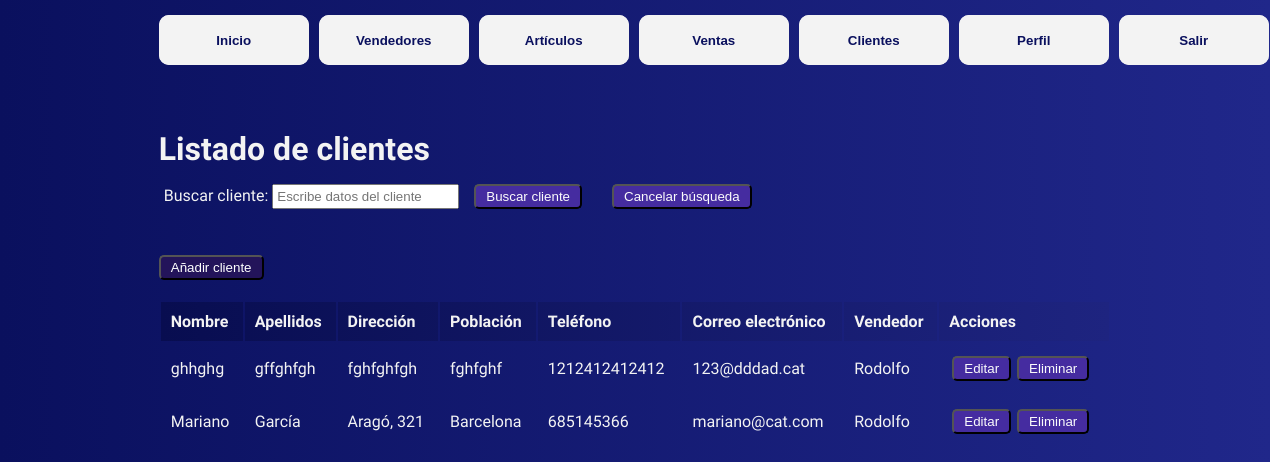
The app's page /clientes/ (signed in) with its own data.
### gestordeventas/models.py (models this page shows, shortened)
class Clientes(models.Model):
    nombre = models.CharField(max_length=20)
    apellidos = models.CharField(max_length=20)
    direccion = models.CharField(max_length=50)
    poblacion = models.CharField(max_length=20)
    telefono = models.CharField(max_length=20)
    correo = models.EmailField(null=True, blank=True)
    vendedor = models.ForeignKey(Vendedores, on_delete=models.SET_NULL, null=True)

class Vendedores(models.Model):
    nombre = models.CharField(max_length=20)
    correo = models.EmailField(null=True, blank=True)

### gestordeventas/views.py (the view, shortened to what this page needs)
# urls.py: path('clientes/', views.clientes, name='clientes'),
@login_required
def clientes(request):
    title = "Listado de clientes"
    form = BuscarCliente(request.GET or None)
    cliente = Clientes.objects.all().order_by('-id')
    return render(request, 'clientes/clientes.html', {
        'clientes': cliente,
        'form': form,
        'title': title
    })

### gestordeventas/forms.py
class BuscarCliente(forms.Form):
    cliente = forms.CharField(label="Buscar cliente", max_length=100, required=False, widget=forms.TextInput(attrs={'class': 'campo-busqueda', 'placeholder': 'Escribe datos del cliente'}) )

### gestordeventas/templates/Clientes/clientes.html (shortened to what this page needs)
{% extends 'layouts/base.html' %}
{% load static %}
{% block content %}
<div class="container fade-in">
    <h1>{{title}}</h1>
<div class="buscador">
    <form method="GET" action="">
        {{ form }}
        <button type="submit" class="boton-buscar">Buscar cliente</button>
        <button type="button" onclick="window.location.href='{% url 'clientes' %}'" class="boton-cancelar-busqueda">Cancelar búsqueda</button>
    </form>
</div>
<button type="button" onclick="window.location.href='{% url 'nuevo_cliente' %}'" class="boton-anadir">Añadir cliente</button>
<table class="tabla-detalles">
    <thead>
        <tr>
            <th>Nombre</th>
            <th>Apellidos</th>
            <th>Dirección</th>
            <th>Población</th>
            <th>Teléfono</th>
            <th>Correo electrónico</th>
            <th>Vendedor</th>
            <th>Acciones</th>
        </tr>
    </thead>
    <tbody>
        {% for cliente in clientes %}
        <tr>
            <td>{{ cliente.nombre }}</td>
            <td>{{ cliente.apellidos }}</td>
            <td>{{ cliente.direccion }}</td>
            <td>{{ cliente.poblacion }}</td>
            <td>{{ cliente.telefono }}</td>
            <td>{{ cliente.correo }}</td>
            <td>{{ cliente.vendedor.nombre }}</td>
            <td id="acciones">
                <form method="POST" action="{% url 'editar_cliente' cliente.id %}">
                    <button   button type="submit" name="editar" value="true" class="eliminar-editar"> Editar</button>
                </form>
                <form method="POST" action="{% url 'eliminar_cliente' cliente.id %}">
                    <button type="submit" name="eliminar" value="true" class="eliminar-editar" onclick="return confirm('¿Estás seguro que deseas eliminar?')"> Eliminar</button>
                </form>
            </td>
        </tr>
        {% endfor %}
    </tbody>
</table>
</div>
{% endblock %}

### gestordeventas/static/styles/main.css (style rules this page uses)
:root { --color-fondo-primario: #0a105e; --color-fondo-secundario: #20278a; --color-blanco: #f3f3f3; --botones-hover: #301b7a; --btns-tablas: #452ca0; --btn-anadir: #23145a; }
* { margin: 0; padding: 0; }
body { flex-direction: column; align-items: center; margin: auto; background: linear-gradient(to right, var(--color-fondo-primario), var(--color-fondo-secundario)); font-family: "Sarabun", sans-serif; color: var(--color-blanco); height: 100vh; width: 75vw; }
.fade-in { opacity: 0; animation: fadeIn 1.5s forwards; }
.container { margin-top: 50px; display: flex; flex-direction: column; height: 100%; width: 100%; }
.buscador { display: flex; margin: 10px 0; }
.buscador > form { display: flex; width: 100%; flex-direction: row; align-items: center; padding: 5px; }
.campo-busqueda { padding: 3px; }
.buscador .boton-buscar { justify-content: start; margin: 1px 15px; padding: 3px 10px; border-radius: 5px; align-self:flex-end; color: rgb(252, 252, 252); background-color: var(--btns-tablas); cursor: pointer; }
.buscador .boton-cancelar-busqueda { justify-content: start; margin: 1px 15px; padding: 3px 10px; border-radius: 5px; align-self:flex-end; color: rgb(252, 252, 252); background-color: var(--btns-tablas); cursor: pointer; }
.tabla-detalles { margin-top: 20px; width: 100%; }
.tabla-detalles th, .tabla-detalles td { padding: 10px; text-align: left; }
.tabla-detalles thead { background: linear-gradient(to right, #080d50, #1e2480); }
.eliminar-editar { margin: 3px; padding: 3px 10px; border-radius: 5px; align-self:flex-end; color: rgb(252, 252, 252); background-color: var(--btns-tablas); cursor: pointer; }
.boton-anadir { padding: 3px 10px; margin-top: 30px; border-radius: 5px; align-self:flex-start; color: rgb(255, 255, 255); background-color: var(--btn-anadir); cursor: pointer; }
#acciones { width: 100%; display: flex; flex-direction: row; align-items: start; }

### records on screen
Clientes: nombre "ghhghg", apellidos "gffghfgh", direccion "fghfghfgh", poblacion "fghfghf", telefono "1212412412412", correo "123@dddad.cat", vendedor.nombre "Rodolfo"
Clientes: nombre "Mariano", apellidos "García", direccion "Aragó, 321", poblacion "Barcelona", telefono "685145366", correo "mariano@cat.com", vendedor.nombre "Rodolfo"

### other values on screen
{{ title }} "Listado de clientes"
